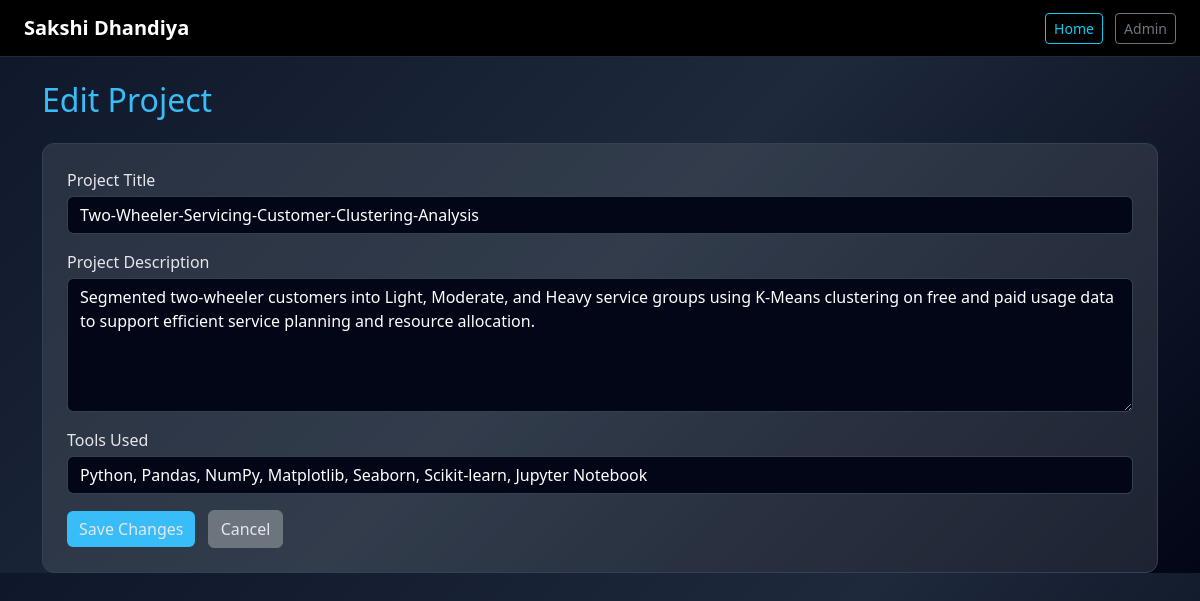
Page /admin/edit/1 (signed in) on the committed database.
### models.py (models this page shows)
class Project(db.Model):
    id = db.Column(db.Integer, primary_key=True)
    title = db.Column(db.String(200), nullable=False)
    description = db.Column(db.Text, nullable=False)
    tools = db.Column(db.String(200), nullable=False)

### app.py (the view, shortened to what this page needs)
@app.route("/admin/edit/<int:project_id>", methods=["GET", "POST"])
@login_required
def edit_project(project_id):
    project = Project.query.get_or_404(project_id)
    return render_template("edit_project.html", project=project)

### app.py (called while the page is built)
@login_manager.user_loader
def load_user(user_id):
    return User.query.get(int(user_id))

### Template/edit_project.html
{% extends "base.html" %}
{% block content %}
<h2 class="mb-4">Edit Project</h2>
<div class="card p-4 bg-secondary bg-opacity-25">
    <form method="POST">
        <label class="mb-1">Project Title</label>
        <input type="text"
               name="title"
               class="form-control mb-3"
               value="{{ project.title }}"
               required>
        <label class="mb-1">Project Description</label>
        <textarea name="description"
                  class="form-control mb-3"
                  rows="5"
                  required>{{ project.description }}</textarea>
        <label class="mb-1">Tools Used</label>
        <input type="text"
               name="tools"
               class="form-control mb-3"
               value="{{ project.tools }}"
               required>
        <button class="btn btn-info">Save Changes</button>
        <a href="{{ url_for('admin_dashboard') }}"
           class="btn btn-secondary ms-2">Cancel</a>
    </form>
</div>
{% endblock %}

### static/css/style.css (style rules this page uses)
body { background: linear-gradient(135deg, #0f172a, #1e293b, #020617); color: #e5e7eb; font-family: "Segoe UI", Arial, sans-serif; }
h1, h2, h3, h4, h5 { color: #38bdf8; }
.card { background-color: rgba(30, 41, 59, 0.85); border: 1px solid #334155; border-radius: 12px; }
.btn-info { background-color: #38bdf8; border: none; color: #020617; }
a { color: #38bdf8; text-decoration: none; }
input, textarea { background-color: #020617 !important; color: #e5e7eb !important; border: 1px solid #334155 !important; }
input::placeholder, textarea::placeholder { color: #94a3b8; }
.card, .card * { color: #e5e7eb !important; }
input.form-control, textarea.form-control, select.form-control { color: #ffffff !important; background-color: #020617 !important; border: 1px solid #334155 !important; }
input::placeholder, textarea::placeholder { color: #94a3b8 !important; }

### rows in the picture
Project: title "Two-Wheeler-Servicing-Customer-Clustering-Analysis", description "Segmented two-wheeler customers into Light, Moderate, and Heavy service groups using K-Means clustering on free and paid usage data to support efficient service planning and resource allocation.", tools "Python, Pandas, NumPy, Matplotlib, Seaborn, Scikit-learn, Jupyter Notebook"
